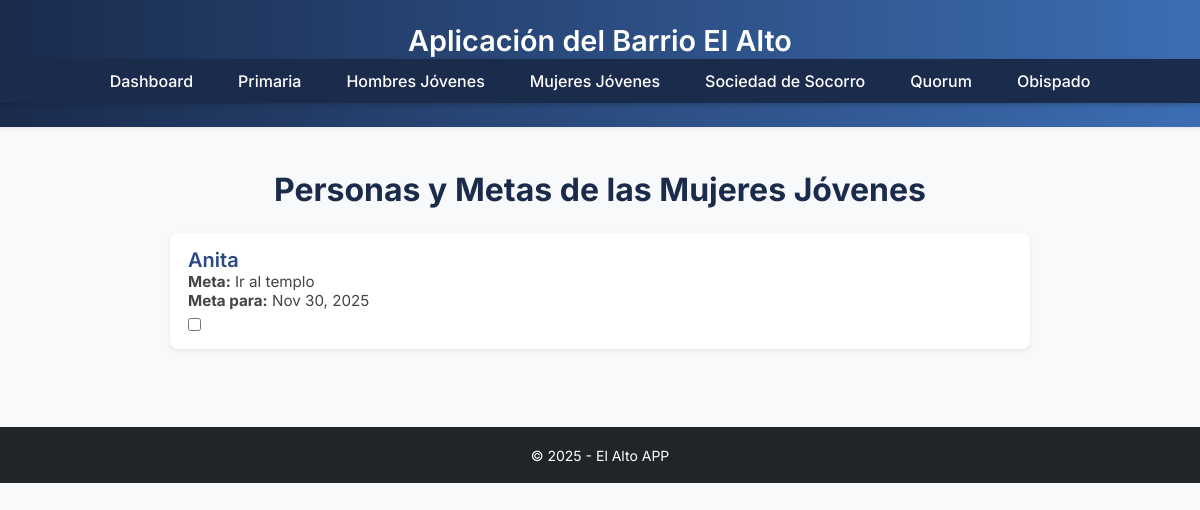
/mjovenes/, run on the app's committed database.
### barrio/models.py (models this page shows, shortened)
class ObraMisional(models.Model):
    ORGANIZACIONES = [
        ("QUORUM", "Quórum de Élderes"),
        ("SOCSOC", "Sociedad de Socorro"),
        ("HOMBRES", "Hombres Jóvenes"),
        ("MUJERES", "Mujeres Jóvenes"),
        ("PRIMARIA", "Primaria"),
    ]
    CONDICIONES = [
        ("MENOS_ACTIVOS", "Menos activos"),
        ("ACTIVOS", "Activos"),
        ("CONVERSOS", "Conversos"),
        ("INVESTIGADORES", "Investigadores"),
    ]
    ORDENANZAS = [
        ("BAUTISMO", "Bautismo"),
        ("INVESTIDURA", "Investidura"),
        ("SELLAMIENTO", "Sellamiento"),
    ]
    organizacion = models.CharField(max_length=20, choices=ORGANIZACIONES, null=True, blank=True)
    condicion_actual = models.CharField(max_length=20, choices=CONDICIONES, null=True, blank=True)
    nombre = models.CharField(max_length=120, null=True, blank=True)
    meta = models.CharField(max_length=50, null=True, blank=True)
    ordenanza_faltante = models.CharField(max_length=50, choices=ORDENANZAS, null=True, blank=True)
    fecha_meta = models.DateField(null=True, blank=True)
    done = models.BooleanField(default=False)

### barrio/views.py (the view)
# urls.py: path('mjovenes/', views.mjovenes, name='mjovenes'),
def mjovenes(request):
    obras = ObraMisional.objects.filter(organizacion='MUJERES')
    return render(request, 'mjovenes.html', {'obras': obras})

### barrio/templates/mjovenes.html (shortened to what this page needs)
{% extends "base.html" %}
{% block content %}
<div class="container-custom mt-4">
    <h2 class="text-center mb-4">Personas y Metas de las Mujeres Jóvenes</h2>
    {% for item in obras %}
    <div class="persona-item shadow-sm">
        <div class="persona-nombre">{{ item.nombre }}</div>
        {% if item.meta %}
        <div class="persona-fecha">
            <strong>Meta:</strong> {{ item.meta }}
        </div>
        {% endif %}
        <div class="persona-fecha">
            <strong>Meta para:</strong> {{ item.fecha_meta|date:"M d, Y" }}
        </div>
<form method="POST" action="{% url 'marcar_completado' item.id %}" class="d-inline">
    <input
        type="checkbox"
        name="done"
        onchange="this.form.submit()"
    >
</form>
    </div>
    {% endfor %}
{% endblock %}

### barrio/static/style.css (style rules this page uses)
body { font-family: 'Inter', sans-serif !important; background-color: #f7f9fc; color: #333; }
h1, h2, h3 { font-weight: 700; color: #1a2b4c; }
.container-custom { max-width: 900px; margin: auto; padding: 20px; }
.persona-item { padding: 12px 18px; background: #ffffff; border-radius: 8px; margin-bottom: 10px; box-shadow: 0 2px 6px rgba(0,0,0,0.05); }
.persona-nombre { font-size: 1.25rem; font-weight: 600; color: #2b4a80; }
.persona-fecha { font-size: 0.95rem; color: #444; margin-top: -4px; }

### data on the page
ObraMisional: nombre "Anita", meta "Ir al templo", fecha_meta "Nov 30, 2025"
